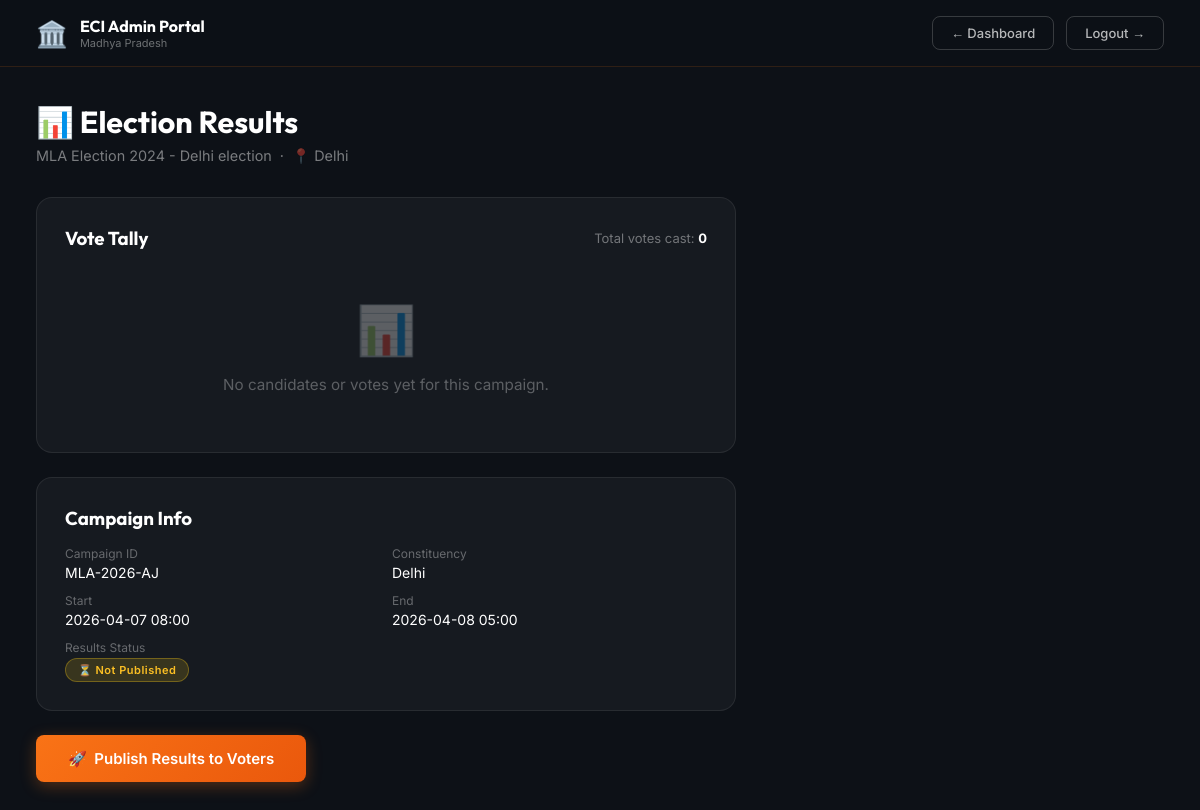
The app's page /admin/results/MLA-2026-AJ (signed in) with its own data.
### tables this page shows
CREATE TABLE campaigns (
        campaign_id TEXT PRIMARY KEY,
        campaign_name TEXT NOT NULL,
        constituency TEXT NOT NULL,
        start_dt TEXT NOT NULL,
        end_dt TEXT NOT NULL,
        result_published INTEGER DEFAULT 0
    );

### app.py (the view)
@app.route('/admin/results/<campaign_id>', methods=['GET', 'POST'])
def admin_results(campaign_id):
    if not session.get('admin'):
        return redirect(url_for('admin_login'))
    con = get_db()
    cur = con.cursor()
    if request.method == 'POST' and request.form.get('action') == 'publish':
        cur.execute("UPDATE campaigns SET result_published=1 WHERE campaign_id=?", (campaign_id,))
        con.commit()
        flash('Results published successfully!', 'success')
    cur.execute("SELECT * FROM campaigns WHERE campaign_id=?", (campaign_id,))
    campaign = cur.fetchone()
    if not campaign:
        flash('Campaign not found.', 'error')
        con.close()
        return redirect(url_for('admin_dashboard'))
    cur.execute("""
        SELECT c.candidate_id, c.candidate_name, c.party_name, c.party_symbol,
               COUNT(v.voter_id) as vote_count
        FROM candidates c
        LEFT JOIN votes v ON c.candidate_id=v.candidate_id AND c.campaign_id=v.campaign_id
        WHERE c.campaign_id=?
        GROUP BY c.candidate_id ORDER BY vote_count DESC
    """, (campaign_id,))
    results = cur.fetchall()
    total_votes = sum(r['vote_count'] for r in results)
    con.close()
    return render_template('admin/results.html', campaign=campaign, results=results, total_votes=total_votes)

### app.py (called while the page is built)
def get_db():
    con = sqlite3.connect(DB_PATH, timeout=20)
    con.row_factory = sqlite3.Row
    return con

### templates/admin/results.html (shortened to what this page needs)
{% extends 'base.html' %}
{% block body_class %}admin-body portal-body{% endblock %}
{% block extra_css %}<link rel="stylesheet" href="{{ url_for('static', filename='admin.css') }}">{% endblock %}
{% block content %}
<nav class="portal-nav admin-nav">
  <a href="{{ url_for('admin_dashboard') }}" class="nav-brand">
    <span class="nav-brand-icon">🏛️</span>
    <div>
      <div class="nav-brand-text">ECI Admin Portal</div>
      <div class="nav-brand-sub">Madhya Pradesh</div>
    </div>
  </a>
  <div class="nav-actions">
    <a href="{{ url_for('admin_dashboard') }}" class="nav-logout">← Dashboard</a>
    <a href="{{ url_for('admin_logout') }}" class="nav-logout">Logout →</a>
  </div>
</nav>
<div class="portal-content">
  <div class="page-header">
    <h1>📊 Election Results</h1>
    <p>{{ campaign['campaign_name'] }} &nbsp;·&nbsp; 📍 {{ campaign['constituency'] }}</p>
  </div>
  <div style="max-width:700px">
    <div class="card" style="margin-bottom:24px">
      <div style="display:flex;justify-content:space-between;align-items:center;margin-bottom:20px">
        <h3 style="color:white;font-family:'Outfit',sans-serif">Vote Tally</h3>
        <span style="color:rgba(255,255,255,0.4);font-size:13px">Total votes cast: <strong style="color:white">{{ total_votes }}</strong></span>
      </div>
      {% if results %}
        {% for r in results %}
        {% set pct = ((r['vote_count'] / total_votes * 100) if total_votes > 0 else 0)|round(1) %}
        <div class="result-bar-wrap">
          <div class="result-bar-label">
            <span class="result-bar-name">
              {{ r['party_symbol'] or '🗳️' }} &nbsp;{{ r['candidate_name'] }}
              <span style="color:rgba(255,255,255,0.35);font-weight:400;font-size:12px"> — {{ r['party_name'] }}</span>
            </span>
            <span class="result-bar-count">{{ r['vote_count'] }} votes ({{ pct }}%)</span>
          </div>
          <div class="result-bar-track">
            <div class="result-bar-fill {% if loop.first %}winner{% endif %}" style="width:{{ pct }}%"></div>
          </div>
        </div>
        {% endfor %}
      {% else %}
        <div class="empty-state" style="padding:30px 0">
          <span class="empty-icon">📊</span>
          <p>No candidates or votes yet for this campaign.</p>
        </div>
      {% endif %}
    </div>
    <div class="card" style="margin-bottom:24px">
      <h3 style="color:white;font-family:'Outfit',sans-serif;margin-bottom:16px">Campaign Info</h3>
      <div style="display:grid;grid-template-columns:1fr 1fr;gap:12px">
        <div><div style="color:rgba(255,255,255,0.35);font-size:12px;margin-bottom:3px">Campaign ID</div><div style="color:white;font-size:14px">{{ campaign['campaign_id'] }}</div></div>
        <div><div style="color:rgba(255,255,255,0.35);font-size:12px;margin-bottom:3px">Constituency</div><div style="color:white;font-size:14px">{{ campaign['constituency'] }}</div></div>
        <div><div style="color:rgba(255,255,255,0.35);font-size:12px;margin-bottom:3px">Start</div><div style="color:white;font-size:14px">{{ campaign['start_dt'][:16]|replace('T',' ') }}</div></div>
        <div><div style="color:rgba(255,255,255,0.35);font-size:12px;margin-bottom:3px">End</div><div style="color:white;font-size:14px">{{ campaign['end_dt'][:16]|replace('T',' ') }}</div></div>
        <div><div style="color:rgba(255,255,255,0.35);font-size:12px;margin-bottom:3px">Results Status</div>
          <div>{% if campaign['result_published'] %}<span class="badge badge-active">✅ Published</span>{% else %}<span class="badge badge-upcoming">⏳ Not Published</span>{% endif %}</div>
        </div>
      </div>
    </div>
    {% if not campaign['result_published'] %}
    <form method="POST" action="{{ url_for('admin_results', campaign_id=campaign['campaign_id']) }}" onsubmit="return confirm('Publish results publicly? This cannot be undone.')">
      <button type="submit" class="btn btn-create" style="padding:14px 32px;font-size:15px">
        🚀 &nbsp;Publish Results to Voters
      </button>
    </form>
    {% else %}
    <div style="background:rgba(34,197,94,0.08);border:1px solid rgba(34,197,94,0.25);border-radius:12px;padding:16px 20px;color:#4ade80;font-size:14px">
      ✅ Results have been published and are now visible to voters.
    </div>
    {% endif %}
  </div>
</div>
{% endblock %}

### static/style.css (style rules this page uses)
*, *::before, *::after { margin: 0; padding: 0; box-sizing: border-box; }
:root { --font-main: 'Inter', sans-serif; --font-display: 'Outfit', sans-serif; --radius: 14px; --radius-sm: 8px; --shadow: 0 8px 32px rgba(0,0,0,0.25); --transition: all 0.3s cubic-bezier(0.4, 0, 0.2, 1); }
body { font-family: var(--font-main); min-height: 100vh; }
.portal-body { min-height: 100vh; }
.portal-nav { display: flex; align-items: center; justify-content: space-between; padding: 16px 36px; border-bottom: 1px solid rgba(255,255,255,0.07); position: sticky; top: 0; z-index: 100; backdrop-filter: blur(20px); }
.nav-brand { display: flex; align-items: center; gap: 12px; text-decoration: none; }
.nav-brand-icon { font-size: 1.6rem; }
.nav-brand-text { font-family: var(--font-display); font-size: 1rem; font-weight: 700; color: white; }
.nav-brand-sub { font-size: 11px; color: rgba(255,255,255,0.4); }
.nav-actions { display: flex; align-items: center; gap: 12px; }
.nav-logout { padding: 8px 18px; border-radius: var(--radius-sm); font-size: 13px; font-weight: 500; text-decoration: none; transition: var(--transition); border: 1px solid rgba(255,255,255,0.18); color: rgba(255,255,255,0.7); }
.portal-content { padding: 36px; max-width: 1200px; margin: 0 auto; }
.page-header { margin-bottom: 32px; }
.page-header h1 { font-family: var(--font-display); font-size: 1.9rem; font-weight: 700; color: white; margin-bottom: 6px; }
.page-header p { color: rgba(255,255,255,0.45); font-size: 0.9rem; }
.card { background: rgba(255,255,255,0.04); border: 1px solid rgba(255,255,255,0.08); border-radius: 16px; padding: 28px; transition: var(--transition); }
.badge { display: inline-block; padding: 4px 12px; border-radius: 999px; font-size: 11px; font-weight: 600; letter-spacing: 0.5px; }
.badge-upcoming { background: rgba(250,204,21,0.15); color: #fbbf24; border: 1px solid rgba(250,204,21,0.3); }
.btn { padding: 11px 22px; border-radius: var(--radius-sm); font-size: 14px; font-weight: 600; cursor: pointer; border: none; text-decoration: none; display: inline-flex; align-items: center; gap: 8px; transition: var(--transition); font-family: var(--font-main); }
.empty-state { text-align: center; padding: 60px 20px; color: rgba(255,255,255,0.3); }
.empty-state .empty-icon { font-size: 3rem; margin-bottom: 16px; display: block; }
.empty-state p { font-size: 0.95rem; }

### static/admin.css (style rules this page uses)
:root { --accent: #f97316; --accent-glow: rgba(249,115,22,0.2); --accent-subtle: rgba(249,115,22,0.08); --bg: #0d1117; --bg2: #161b22; --bg3: #1f2937; }
.admin-body { background: var(--bg); }
.admin-nav { background: rgba(13,17,23,0.9); border-bottom-color: rgba(249,115,22,0.15); }
.btn-create { background: linear-gradient(135deg, #f97316, #ea580c); color: white; box-shadow: 0 4px 16px rgba(249,115,22,0.3); }

### records on screen
campaigns: campaign_name "MLA Election 2024 - Delhi election", constituency "Delhi", campaign_id "MLA-2026-AJ", start_dt "2026-04-07 08:00", end_dt "2026-04-08 05:00"

### other values on screen
{{ total_votes }} "0"
